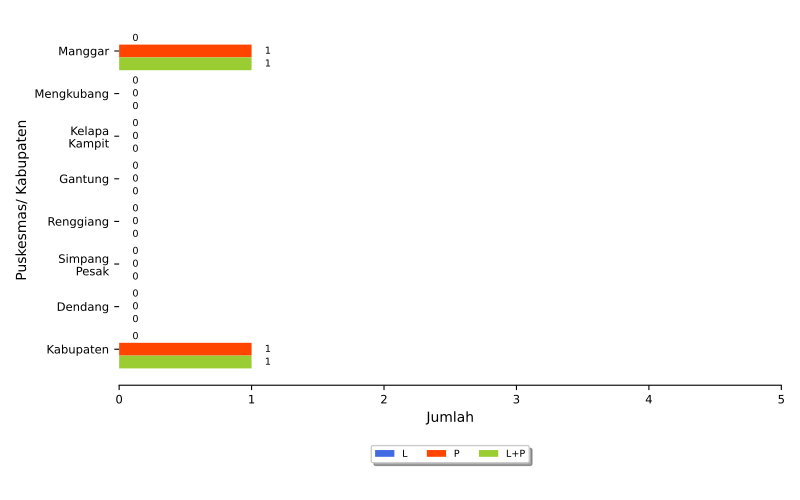

Source code (Python):
import numpy as np
import matplotlib.pyplot as plt
import pandas
from textwrap import wrap
from matplotlib.ticker import FuncFormatter
import locale
locale.setlocale(locale.LC_ALL, 'id_ID.UTF8')

import sys, os, inspect
currentdir = os.path.dirname(os.path.abspath(inspect.getfile(inspect.currentframe())))
parentdir = os.path.dirname(currentdir)
sys.path.insert(0, parentdir)

berkasData = currentdir +'\\bab_06_08a_dataPD3IsuspekCampak.csv'
berkasSimpan = currentdir +'\\bab_06_08a_PD3IsuspekCampak.pdf'
# judulDiagram = 'Penemuan Kasus Suspek Campak\nTahun 2024'
sumbuX = 'Jumlah'
sumbuY = 'Puskesmas/ Kabupaten'
tickerSumbuX = np.arange(0,6,1)

# read data file
colnames = ['puskesmas','L','P','LP']
data = pandas.read_csv(berkasData, names=colnames, sep=';')
puskesmas = data.puskesmas.tolist()
bar1 = data.L.tolist()
bar2 = data.P.tolist()
bar3 = data.LP.tolist()

ind = np.arange(len(puskesmas))  # the x locations for the groups
width = 0.3       # the width of the bars
widthDL = 0.1      # spacing for data labels

# make bars
fig, ax = plt.subplots()
rects1 = ax.barh(ind, bar1, width, color='royalblue', label = 'L')
rects2 = ax.barh(ind + width, bar2, width, color='orangered', label = 'P')
rects3 = ax.barh(ind + 2*width, bar3, width, color='yellowgreen', label = 'L+P')

# add some text for labels, title and axes ticks
# ax.set_title(judulDiagram)
ax.set_xticks(tickerSumbuX)
ax.set_xlabel(sumbuX)
ax.xaxis.set_major_formatter(FuncFormatter(lambda x, pos: "{:n}".format(x)))

ax.set_yticks(ind+width)
ax.set_yticklabels(list([ '\n'.join(wrap(l, 10)) for l in puskesmas ]))
ax.invert_yaxis()
ax.set_ylabel(sumbuY)

ax.tick_params(axis='both', which='major', labelsize='small')
ax.spines['top'].set_visible(False)
ax.spines['right'].set_visible(False)
ax.spines['left'].set_visible(False)

# make legend box
box = ax.get_position()
ax.set_position([box.x0, box.y0 + box.height * 0.1, box.width, box.height * 0.9])
ax.legend(fontsize='x-small', loc='upper center', bbox_to_anchor=(0.5, -0.15), fancybox=True, shadow=True, ncol=3)

# add data label
for i, v in enumerate(bar1):
    ax.text(v + widthDL, i, '{:n}'.format(v), ha='left', va='center', fontsize='x-small')
for i, v in enumerate(bar2):
    ax.text(v + widthDL, i + width, '{:n}'.format(v), ha='left', va='center', fontsize='x-small')
for i, v in enumerate(bar3):
    ax.text(v + widthDL, i + 2*width, '{:n}'.format(v), ha='left', va='center', fontsize='x-small')

# finishing
pyrfig = plt.figure(1)
pyrfig.set_figwidth(8)
pyrfig.set_figheight(5)
# tight_layout to make consistent size
# adjust subplot to make room for legend
fig.subplots_adjust(bottom=-0.15)
plt.tight_layout()
plt.savefig(berkasSimpan)
plt.close(pyrfig)
# plt.show()
